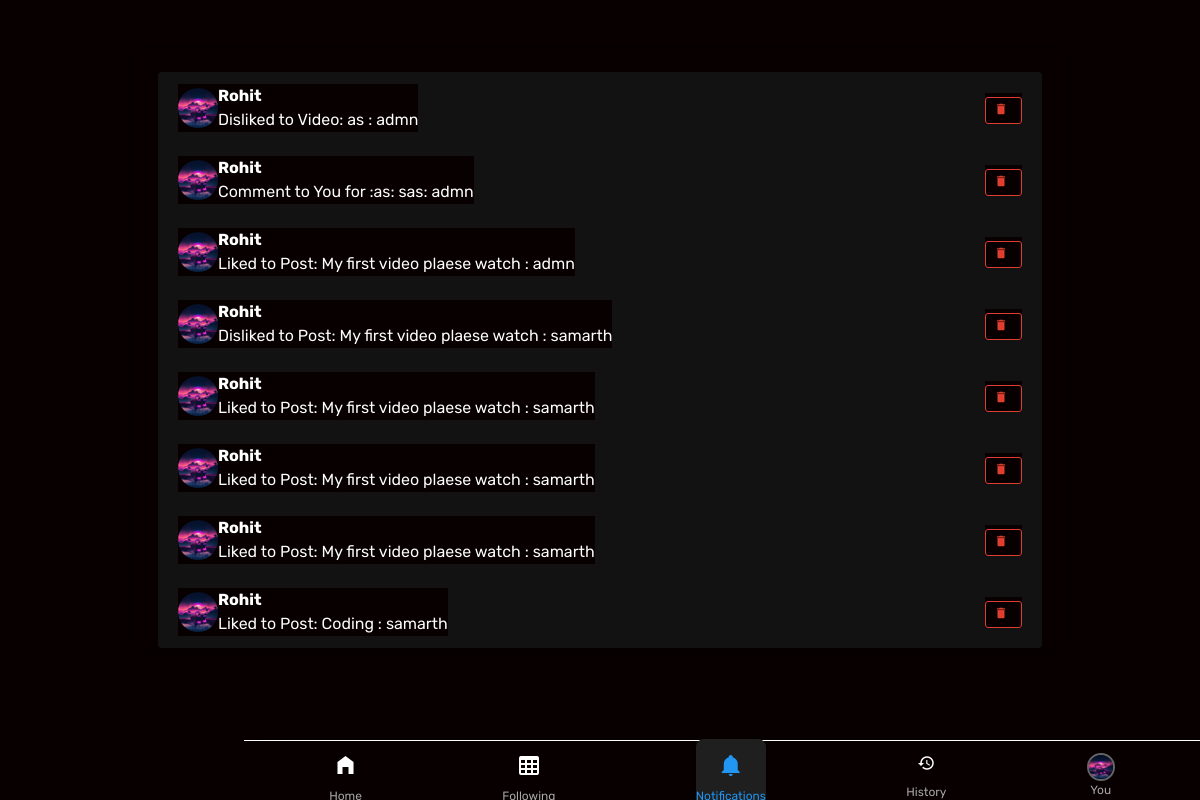
The app's page /notifications (signed in) with its own data.
### app/models.py (models this page shows, shortened)
class Profile(models.Model):
    user=models.OneToOneField(User,on_delete=models.CASCADE)
    bio=models.CharField(max_length=10)
    photo=models.ImageField(upload_to="upload_profile/")
    banner_image=models.ImageField(upload_to="upload_profile/")
    created_at = models.DateTimeField(default=datetime.now())
    subscriptions=models.ManyToManyField('self',symmetrical=False,related_name='subscribers',blank=True)

class Notification(models.Model):
    user = models.ForeignKey(User, on_delete=models.CASCADE)
    message = models.TextField()
    is_read = models.BooleanField(default=False)
    timestamp = models.DateTimeField(default=timezone.now)

### app/views.py (the view)
# urls.py: path('notifications', views.notifications_view, name='notifications'),
@login_required(login_url='login')
def notifications_view(request):
    notifications = Notification.objects.filter(user=request.user).order_by('-timestamp')
    Notification.objects.filter(user=request.user, is_read=False).update(is_read=True)
    return render(request, 'pages/notifications.html', {'notifications': notifications})

### app/context_processors.py (called while the page is built)
def notification_badge(request):
    if request.user.is_authenticated:
        unread_count = Notification.objects.filter(user=request.user, is_read=False).count()
        return {'unread_notifications': unread_count}
    return {}

### app/templates/pages/notifications.html (shortened to what this page needs)
{% load static %}
<!DOCTYPE html>
<html lang="en">
<head>
  <link rel="stylesheet" href="{% static 'assets/vendors/mdi/css/materialdesignicons.min.css' %}">
  <link rel="stylesheet" href="{% static 'assets/vendors/css/vendor.bundle.base.css' %}">
  <link rel="stylesheet" href="{% static 'assets/css/style.css' %}">
</head>
<body>
    <div class="container-scroller">
      <div class="container-fluid page-body-wrapper">
        {% include "partials/_navbar.html" %}
<div class="container mt-5">
  <div class="notification-card">
      <ul class="list-group">
    {% for notification in notifications %}
  <li class="list-group-item d-flex justify-content-between align-items-center flex-wrap">
      <div class="d-flex align-items-center">
        <img src="{{ notification.user.profile.photo.url }}"
             alt="Profile Picture"
             class="rounded-circle me-3"
             style="width: 40px; height: 40px; object-fit: cover;">
        <div>
          <strong>{{ notification.user.username }}</strong><br>
          <span>{{ notification.message }}</span>
        </div>
      </div>
      <div class="ms-auto text-end d-flex flex-column align-items-end">
        <form method="post" action="{% url 'delete_notification' notification.id %}" class="mt-1">
          <button class="btn btn-sm btn-outline-danger" title="Delete" onclick="return confirm('Delete this notification?');">
            <i class="mdi mdi-delete"></i>
          </button>
        </form>
      </div>
    </li>
  {% empty %}
    <li class="list-group-item">No notifications.</li>
    {% endfor %}
    </ul>
  </div>
</div>
</body>
</html>

### app/templates/partials/_navbar.html (shortened to what this page needs)
{% load static %}
<nav class="navbar p-0 fixed-bottom d-flex flex-row">
  <div class="navbar-menu-wrapper flex-grow d-flex align-items-center justify-content-center">
    <ul class="navbar-nav w-100">
<li class="nav-item menu-items text-center {% if request.resolver_match.url_name == 'home' %}active{% endif %}">
  <a class="nav-link d-flex flex-column align-items-center" href="{% url 'home' %}">
    <i class="mdi mdi-home-variant {% if request.resolver_match.url_name == 'home' %}text-primary{% endif %}" style="font-size: 24px;"></i>
    <span class="menu-title " style="font-size: 12px;">Home</span>
  </a>
</li>
<li class="nav-item menu-items text-center {% if request.resolver_match.url_name == 'following' %}active{% endif %}">
  <a class="nav-link d-flex flex-column align-items-center" href="{% url 'following' request.user.username %}">
    <i class="mdi mdi-table-large {% if request.resolver_match.url_name == 'following' %}text-primary{% endif %}" style="font-size: 24px;"></i>
    <span class="menu-title" style="font-size: 12px;">Following</span>
  </a>
</li>
<li class="nav-item menu-items text-center {% if request.resolver_match.url_name == 'notifications' %}active{% endif %}">
  <a class="nav-link d-flex flex-column align-items-center position-relative" href="{% url 'notifications' %}">
    <i class="mdi {% if request.resolver_match.url_name == 'notifications' %}mdi-bell text-primary{% else %}mdi-bell-outline{% endif %}" style="font-size: 24px;"></i>
    <span class="menu-title" style="font-size: 12px;">Notifications</span>
  </a>
</li>
      <li class="nav-item menu-items {% if request.resolver_match.url_name == 'watch_history' %}active{% endif %}">
  <a class="nav-link" href="{% url 'watch_history' %}">
    <span class="menu-icon">
      <i class="mdi mdi-history {% if request.resolver_match.url_name == 'watch_history' %}mdi mdi-history text-primary{% endif %}"></i>
    </span>
    <span class="menu-title" style="font-size: 12px;">History</span>
  </a>
</li>
<li class="nav-item menu-items text-center {% if request.resolver_match.url_name == 'profile' %}active{% endif %}">
  <a class="nav-link d-flex flex-column align-items-center" href="{% url 'profile' request.user.username %}">
    <img src="{{ request.user.profile.photo.url }}" alt="Profile"
         style="width: 28px; height: 28px; border-radius: 50%; object-fit: cover; border: 2px solid #666;">
    <span class="menu-title" style="font-size: 12px;">You</span>
  </a>
</li>
    </ul>
  </div>
</nav>

### app/templates/pages/notifications.html (style rules this page uses)
.notification-card { background: #000000; border-radius: 10px; padding: 1.5rem; box-shadow: 0 2px 10px rgba(0,0,0,0.05); }
.notification-card { background: #000000; border-radius: 10px; padding: 1.5rem; box-shadow: 0 2px 10px rgba(0,0,0,0.05); max-height: 600px; overflow-y: auto; }
.list-group-item { background-color: #121212 !important; color: #fff !important; border: none; }
.btn-outline-danger { color: #e03e2f; border-color: #e03e2f; }

### app/templates/partials/_navbar.html (style rules this page uses)
nav, div { background-color: rgb(8, 0, 0) !important; color: white; }
nav a { color: white; text-decoration: none; }
.navbar { height: 60px; border-top: 1px solid white; }
.menu-icon { display: flex; justify-content: center; align-items: center; font-size: 22px; }
.navbar-nav { display: flex; flex-direction: row; justify-content: space-around; width: 100%; align-items: center; margin-bottom: 0; }
.nav-item { list-style: none; }
.navbar-menu-wrapper { width: 100%; }
.nav-item.active .nav-link { background-color: #1f1f1f; border-radius: 8px; }
.nav-item .menu-title { color: #aaa; }
.nav-item.active .menu-title, .nav-item.active i { color: #2196f3 !important; }

### records on screen
Notification: user.profile.photo (picture), user.username "Rohit", message "Disliked to Video: as : admn"
Notification: user.profile.photo (picture), user.username "Rohit", message "Comment to You for :as: sas: admn"
Notification: user.profile.photo (picture), user.username "Rohit", message "Liked to Post: My first video plaese watch : admn"
Notification: user.profile.photo (picture), user.username "Rohit", message "Disliked to Post: My first video plaese watch : samarth"
Notification: user.profile.photo (picture), user.username "Rohit", message "Liked to Post: My first video plaese watch : samarth"
Notification: user.profile.photo (picture), user.username "Rohit", message "Liked to Post: My first video plaese watch : samarth"
Notification: user.profile.photo (picture), user.username "Rohit", message "Liked to Post: My first video plaese watch : samarth"
Notification: user.profile.photo (picture), user.username "Rohit", message "Liked to Post: Coding : samarth"
